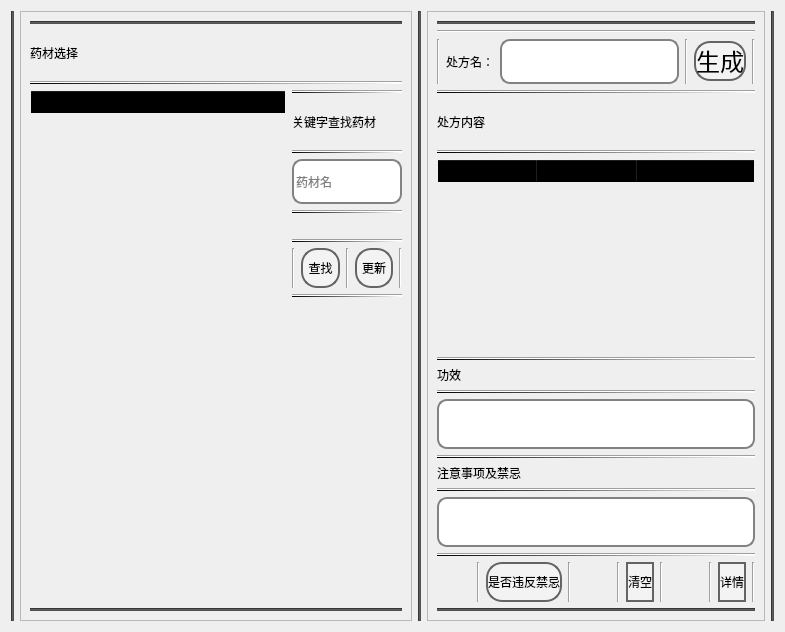
        <widget class="QWidget" name="page">
         <property name="styleSheet">
          <string notr="true">font: 16pt &quot;华文行楷&quot;;</string>
         </property>
         <layout class="QHBoxLayout" name="horizontalLayout_18">
          <item>
           <widget class="Line" name="line_48">
            <property name="styleSheet">
             <string notr="true">background-color: rgb(81, 81, 81);</string>
            </property>
            <property name="orientation">
             <enum>Qt::Vertical</enum>
            </property>
           </widget>
          </item>
          <item>
           <widget class="QFrame" name="frame_6">
            <property name="frameShape">
             <enum>QFrame::StyledPanel</enum>
            </property>
            <property name="frameShadow">
             <enum>QFrame::Raised</enum>
            </property>
            <layout class="QVBoxLayout" name="verticalLayout_12">
             <item>
              <layout class="QVBoxLayout" name="verticalLayout_13">
               <item>
                <widget class="Line" name="line_42">
                 <property name="styleSheet">
                  <string notr="true">background-color: rgb(81, 81, 81);</string>
                 </property>
                 <property name="orientation">
                  <enum>Qt::Horizontal</enum>
                 </property>
                </widget>
               </item>
               <item>
                <widget class="QLabel" name="label_40">
                 <property name="minimumSize">
                  <size>
                   <width>0</width>
                   <height>45</height>
                  </size>
                 </property>
                 <property name="sizeIncrement">
                  <size>
                   <width>0</width>
                   <height>40</height>
                  </size>
                 </property>
                 <property name="styleSheet">
                  <string notr="true">font: 18pt &quot;华文行楷&quot;;</string>
                 </property>
                 <property name="text">
                  <string>药材选择</string>
                 </property>
                </widget>
               </item>
               <item>
                <widget class="Line" name="line_43">
                 <property name="styleSheet">
                  <string notr="true">background-color: qlineargradient(spread:pad, x1:0, y1:0, x2:1, y2:0, stop:0 rgba(0, 0, 0, 255), stop:1 rgba(255, 255, 255, 255));</string>
                 </property>
                 <property name="orientation">
                  <enum>Qt::Horizontal</enum>
                 </property>
                </widget>
               </item>
               <item>
                <layout class="QHBoxLayout" name="horizontalLayout_15">
                 <item>
                  <widget class="QTableWidget" name="tableWidget_8">
                   <property name="styleSheet">
                    <string notr="true">background-color: transparent;
selection-color: rgb(79, 80, 97);
selection-background-color:rgba(0, 0, 0, 100);;
border-color: transparent;
font: 16pt &quot;华文行楷&quot;;</string>
                   </property>
                   <attribute name="horizontalHeaderStretchLastSection">
                    <bool>true</bool>
                   </attribute>
                   <column>
                    <property name="text">
                     <string>药材</string>
                    </property>
                   </column>
                  </widget>
                 </item>
                 <item>
                  <layout class="QVBoxLayout" name="verticalLayout_14">
                   <item>
                    <widget class="Line" name="line_32">
                     <property name="styleSheet">
                      <string notr="true">background-color: qlineargradient(spread:pad, x1:0, y1:0, x2:1, y2:0, stop:0 rgba(0, 0, 0, 255), stop:1 rgba(255, 255, 255, 255));</string>
                     </property>
                     <property name="orientation">
                      <enum>Qt::Horizontal</enum>
                     </property>
                    </widget>
                   </item>
                   <item>
                    <widget class="QLabel" name="label_41">
                     <property name="minimumSize">
                      <size>
                       <width>0</width>
                       <height>45</height>
                      </size>
                     </property>
                     <property name="styleSheet">
                      <string notr="true">font: 18pt &quot;华文行楷&quot;;</string>
                     </property>
                     <property name="text">
                      <string>关键字查找药材</string>
                     </property>
                    </widget>
                   </item>
                   <item>
                    <widget class="Line" name="line_64">
                     <property name="styleSheet">
                      <string notr="true">background-color: qlineargradient(spread:pad, x1:0, y1:0, x2:1, y2:0, stop:0 rgba(0, 0, 0, 255), stop:1 rgba(255, 255, 255, 255));</string>
                     </property>
                     <property name="orientation">
                      <enum>Qt::Horizontal</enum>
                     </property>
                    </widget>
                   </item>
                   <item>
                    <widget class="QLineEdit" name="lineEdit_29">
                     <property name="minimumSize">
                      <size>
                       <width>0</width>
                       <height>45</height>
                      </size>
                     </property>
                     <property name="styleSheet">
                      <string notr="true">QLineEdit {
    border: 2px solid rgb(130,130,130); /* 设置初始边框为浅白色 */
    border-radius: 10px; /* 设置圆角半径为10px，可根据需要调整 */
}

QLineEdit:hover {
    border: 4px solid #606060; /* 鼠标悬停时边框变粗且变为浅黑色 */
}</string>
                     </property>
                     <property name="placeholderText">
                      <string>药材名</string>
                     </property>
                    </widget>
                   </item>
                   <item>
                    <widget class="Line" name="line_34">
                     <property name="styleSheet">
                      <string notr="true">background-color: qlineargradient(spread:pad, x1:0, y1:0, x2:1, y2:0, stop:0 rgba(0, 0, 0, 255), stop:1 rgba(255, 255, 255, 255));</string>
                     </property>
                     <property name="orientation">
                      <enum>Qt::Horizontal</enum>
                     </property>
                    </widget>
                   </item>
                   <item>
                    <spacer name="verticalSpacer_2">
                     <property name="orientation">
                      <enum>Qt::Vertical</enum>
                     </property>
                     <property name="sizeType">
                      <enum>QSizePolicy::Fixed</enum>
                     </property>
                     <property name="sizeHint" stdset="0">
                      <size>
                       <width>20</width>
                       <height>20</height>
                      </size>
                     </property>
                    </spacer>
                   </item>
                   <item>
                    <widget class="Line" name="line_35">
                     <property name="styleSheet">
                      <string notr="true">background-color: qlineargradient(spread:pad, x1:0, y1:0, x2:1, y2:0, stop:0 rgba(0, 0, 0, 255), stop:1 rgba(255, 255, 255, 255));</string>
                     </property>
                     <property name="orientation">
                      <enum>Qt::Horizontal</enum>
                     </property>
                    </widget>
                   </item>
                   <item>
                    <layout class="QHBoxLayout" name="horizontalLayout_16">
                     <item>
                      <widget class="Line" name="line_50">
                       <property name="orientation">
                        <enum>Qt::Vertical</enum>
                       </property>
                      </widget>
                     </item>
                     <item>
                      <widget class="QPushButton" name="btn_seek_3">
                       <property name="minimumSize">
                        <size>
                         <width>0</width>
                         <height>40</height>
                        </size>
                       </property>
                       <property name="styleSheet">
                        <string notr="true">QPushButton{
    font: 18pt &quot;华文行楷&quot;;
    background: rgba(255, 255, 255, 60);
    color: black;
    border-radius: 16px;
    font-family: 华文行楷;
    border: 2px solid rgb(100,100,100); /* 新增代码 */
}

QPushButton:hover{                    
    background: rgba(0, 0, 0, 100);
}

QPushButton:pressed{
    background: darkgray;
}</string>
                       </property>
                       <property name="text">
                        <string>查找</string>
                       </property>
                      </widget>
                     </item>
                     <item>
                      <widget class="Line" name="line_51">
                       <property name="orientation">
                        <enum>Qt::Vertical</enum>
                       </property>
                      </widget>
                     </item>
                     <item>
                      <widget class="QPushButton" name="btn_update_2">
                       <property name="minimumSize">
                        <size>
                         <width>0</width>
                         <height>40</height>
                        </size>
                       </property>
                       <property name="styleSheet">
                        <string notr="true">QPushButton{
    font: 18pt &quot;华文行楷&quot;;
    background: rgba(255, 255, 255, 60);
    color: black;
    border-radius: 16px;
    font-family: 华文行楷;
    border: 2px solid rgb(100,100,100); /* 新增代码 */
}

QPushButton:hover{                    
    background: rgba(0, 0, 0, 100);
}

QPushButton:pressed{
    background: darkgray;
}</string>
                       </property>
                       <property name="text">
                        <string>更新</string>
                       </property>
                      </widget>
                     </item>
                     <item>
                      <widget class="Line" name="line_52">
                       <property name="orientation">
                        <enum>Qt::Vertical</enum>
                       </property>
                      </widget>
                     </item>
                    </layout>
                   </item>
                   <item>
                    <widget class="Line" name="line_36">
                     <property name="styleSheet">
                      <string notr="true">background-color: qlineargradient(spread:pad, x1:0, y1:0, x2:1, y2:0, stop:0 rgba(0, 0, 0, 255), stop:1 rgba(255, 255, 255, 255));</string>
                     </property>
                     <property name="orientation">
                      <enum>Qt::Horizontal</enum>
                     </property>
                    </widget>
                   </item>
                   <item>
                    <spacer name="verticalSpacer_5">
                     <property name="orientation">
                      <enum>Qt::Vertical</enum>
                     </property>
                     <property name="sizeHint" stdset="0">
                      <size>
                       <width>20</width>
                       <height>40</height>
                      </size>
                     </property>
                    </spacer>
                   </item>
                  </layout>
                 </item>
                </layout>
               </item>
              </layout>
             </item>
             <item>
              <widget class="Line" name="line_10">
               <property name="styleSheet">
                <string notr="true">background-color: rgb(81, 81, 81);</string>
               </property>
               <property name="orientation">
                <enum>Qt::Horizontal</enum>
               </property>
              </widget>
             </item>
            </layout>
           </widget>
          </item>
          <item>
           <widget class="Line" name="line_47">
            <property name="styleSheet">
             <string notr="true">background-color: rgb(81, 81, 81);</string>
            </property>
            <property name="orientation">
             <enum>Qt::Vertical</enum>
            </property>
           </widget>
          </item>
          <item>
           <widget class="QFrame" name="frame_5">
            <property name="frameShape">
             <enum>QFrame::StyledPanel</enum>
            </property>
            <property name="frameShadow">
             <enum>QFrame::Raised</enum>
            </property>
            <layout class="QVBoxLayout" name="verticalLayout_10">
             <item>
              <widget class="Line" name="line_53">
               <property name="styleSheet">
                <string notr="true">background-color: rgb(81, 81, 81);</string>
               </property>
               <property name="orientation">
                <enum>Qt::Horizontal</enum>
               </property>
              </widget>
             </item>
             <item>
              <widget class="Line" name="line_44">
               <property name="orientation">
                <enum>Qt::Horizontal</enum>
               </property>
              </widget>
             </item>
             <item>
              <layout class="QVBoxLayout" name="verticalLayout_11">
               <item>
                <layout class="QHBoxLayout" name="horizontalLayout_14">
                 <item>
                  <widget class="Line" name="line_56">
                   <property name="orientation">
                    <enum>Qt::Vertical</enum>
                   </property>
                  </widget>
                 </item>
                 <item>
                  <widget class="QLabel" name="label_39">
                   <property name="minimumSize">
                    <size>
                     <width>0</width>
                     <height>40</height>
                    </size>
                   </property>
                   <property name="styleSheet">
                    <string notr="true">font: 18pt &quot;华文行楷&quot;;</string>
                   </property>
                   <property name="text">
                    <string>处方名：</string>
                   </property>
                  </widget>
                 </item>
                 <item>
                  <widget class="QLineEdit" name="lineEdit_28">
                   <property name="minimumSize">
                    <size>
                     <width>0</width>
                     <height>45</height>
                    </size>
                   </property>
                   <property name="styleSheet">
                    <string notr="true">QLineEdit {
    border: 2px solid rgb(130,130,130); /* 设置初始边框为浅白色 */
    border-radius: 10px; /* 设置圆角半径为10px，可根据需要调整 */
}

QLineEdit:hover {
    border: 4px solid #606060; /* 鼠标悬停时边框变粗且变为浅黑色 */
}</string>
                   </property>
                  </widget>
                 </item>
                 <item>
                  <widget class="Line" name="line_57">
                   <property name="orientation">
                    <enum>Qt::Vertical</enum>
                   </property>
                  </widget>
                 </item>
                 <item>
                  <widget class="QPushButton" name="btn_create_2">
                   <property name="minimumSize">
                    <size>
                     <width>0</width>
                     <height>40</height>
                    </size>
                   </property>
                   <property name="font">
                    <font>
                     <family>华文行楷</family>
                     <pointsize>18</pointsize>
                     <weight>50</weight>
                     <italic>false</italic>
                     <bold>false</bold>
                    </font>
                   </property>
                   <property name="styleSheet">
                    <string notr="true">QPushButton{
    font: 18pt &quot;华文行楷&quot;;
    background: rgba(255, 255, 255, 60);
    color: black;
    border-radius: 16px;
    font-family: 华文行楷;
    border: 2px solid rgb(100,100,100); /* 新增代码 */
}

QPushButton:hover{                    
    background: rgba(0, 0, 0, 100);
}

QPushButton:pressed{
    background: darkgray;
}</string>
                   </property>
                   <property name="text">
                    <string>生成</string>
                   </property>
                  </widget>
                 </item>
                 <item>
                  <widget class="Line" name="line_58">
                   <property name="orientation">
                    <enum>Qt::Vertical</enum>
                   </property>
                  </widget>
                 </item>
                </layout>
               </item>
               <item>
                <widget class="Line" name="line_45">
                 <property name="styleSheet">
                  <string notr="true">background-color: qlineargradient(spread:pad, x1:0, y1:0, x2:1, y2:0, stop:0 rgba(0, 0, 0, 255), stop:1 rgba(255, 255, 255, 255));</string>
                 </property>
                 <property name="orientation">
                  <enum>Qt::Horizontal</enum>
                 </property>
                </widget>
               </item>
               <item>
                <layout class="QHBoxLayout" name="horizontalLayout_5" stretch="5,1">
                 <item>
                  <widget class="QLabel" name="label_38">
                   <property name="minimumSize">
                    <size>
                     <width>0</width>
                     <height>45</height>
                    </size>
                   </property>
                   <property name="styleSheet">
                    <string notr="true">font: 18pt &quot;华文行楷&quot;;</string>
                   </property>
                   <property name="text">
                    <string>处方内容</string>
                   </property>
                  </widget>
                 </item>
                 <item>
                  <widget class="QPushButton" name="btn_add_row">
                   <property name="styleSheet">
                    <string notr="true">QPushButton {
            background-color: transparent;
            border: none;
            color: #555555;
            font-size: 16px;
            padding: 8px 16px;
            border-radius: 20px;
        }
       QPushButton:hover {
            background:rgba(0, 0, 0, 100);
            border: 4px solid #ffffff;
            border-radius: 40px;
        }</string>
                   </property>
                   <property name="text">
                    <string/>
                   </property>
                   <property name="icon">
                    <iconset>
                     <normaloff>C:/Users/Lenovo/.designer/res_img/加.png</normaloff>C:/Users/Lenovo/.designer/res_img/加.png</iconset>
                   </property>
                  </widget>
                 </item>
                </layout>
               </item>
               <item>
                <widget class="Line" name="line_46">
                 <property name="styleSheet">
                  <string notr="true">background-color: qlineargradient(spread:pad, x1:0, y1:0, x2:1, y2:0, stop:0 rgba(0, 0, 0, 255), stop:1 rgba(255, 255, 255, 255));</string>
                 </property>
                 <property name="orientation">
                  <enum>Qt::Horizontal</enum>
                 </property>
                </widget>
               </item>
               <item>
                <widget class="QTableWidget" name="tableWidget">
                 <property name="styleSheet">
                  <string notr="true">background-color: transparent;
selection-color: rgb(79, 80, 97);
selection-background-color:rgba(0, 0, 0, 100);;
border-color: transparent;
font: 16pt &quot;华文行楷&quot;;</string>
                 </property>
                 <attribute name="horizontalHeaderStretchLastSection">
                  <bool>true</bool>
                 </attribute>
                 <column>
                  <property name="text">
                   <string>药材</string>
                  </property>
                 </column>
                 <column>
                  <property name="text">
                   <string>数量</string>
                  </property>
                 </column>
                 <column>
                  <property name="text">
                   <string>操作</string>
                  </property>
                 </column>
                </widget>
               </item>
               <item>
                <widget class="Line" name="line_28">
                 <property name="styleSheet">
                  <string notr="true">background-color: qlineargradient(spread:pad, x1:0, y1:0, x2:1, y2:0, stop:0 rgba(0, 0, 0, 255), stop:1 rgba(255, 255, 255, 255));</string>
                 </property>
                 <property name="orientation">
                  <enum>Qt::Horizontal</enum>
                 </property>
                </widget>
               </item>
               <item>
                <widget class="QLabel" name="label_6">
                 <property name="styleSheet">
                  <string notr="true">font: 18pt &quot;华文行楷&quot;;</string>
                 </property>
                 <property name="text">
                  <string>功效</string>
                 </property>
                </widget>
               </item>
               <item>
                <widget class="Line" name="line_24">
                 <property name="styleSheet">
                  <string notr="true">background-color: qlineargradient(spread:pad, x1:0, y1:0, x2:1, y2:0, stop:0 rgba(0, 0, 0, 255), stop:1 rgba(255, 255, 255, 255));</string>
                 </property>
                 <property name="orientation">
                  <enum>Qt::Horizontal</enum>
                 </property>
                </widget>
               </item>
               <item>
                <widget class="QLineEdit" name="lineEdit">
                 <property name="minimumSize">
                  <size>
                   <width>0</width>
                   <height>50</height>
                  </size>
                 </property>
                 <property name="styleSheet">
                  <string notr="true">QLineEdit {
    border: 2px solid rgb(130,130,130); /* 设置初始边框为浅白色 */
    border-radius: 10px; /* 设置圆角半径为10px，可根据需要调整 */
}

QLineEdit:hover {
    border: 4px solid #606060; /* 鼠标悬停时边框变粗且变为浅黑色 */
}</string>
                 </property>
                </widget>
               </item>
               <item>
                <widget class="Line" name="line_29">
                 <property name="styleSheet">
                  <string notr="true">background-color: qlineargradient(spread:pad, x1:0, y1:0, x2:1, y2:0, stop:0 rgba(0, 0, 0, 255), stop:1 rgba(255, 255, 255, 255));</string>
                 </property>
                 <property name="orientation">
                  <enum>Qt::Horizontal</enum>
                 </property>
                </widget>
               </item>
               <item>
                <widget class="QLabel" name="label_7">
                 <property name="styleSheet">
                  <string notr="true">font: 18pt &quot;华文行楷&quot;;</string>
                 </property>
                 <property name="text">
                  <string>注意事项及禁忌</string>
                 </property>
                </widget>
               </item>
               <item>
                <widget class="Line" name="line_30">
                 <property name="styleSheet">
                  <string notr="true">background-color: qlineargradient(spread:pad, x1:0, y1:0, x2:1, y2:0, stop:0 rgba(0, 0, 0, 255), stop:1 rgba(255, 255, 255, 255));</string>
                 </property>
                 <property name="orientation">
                  <enum>Qt::Horizontal</enum>
                 </property>
                </widget>
               </item>
               <item>
                <widget class="QLineEdit" name="lineEdit_2">
                 <property name="minimumSize">
                  <size>
                   <width>0</width>
                   <height>50</height>
                  </size>
                 </property>
                 <property name="styleSheet">
                  <string notr="true">QLineEdit {
    border: 2px solid rgb(130,130,130); /* 设置初始边框为浅白色 */
    border-radius: 10px; /* 设置圆角半径为10px，可根据需要调整 */
}

QLineEdit:hover {
    border: 4px solid #606060; /* 鼠标悬停时边框变粗且变为浅黑色 */
}</string>
                 </property>
                </widget>
               </item>
               <item>
                <widget class="Line" name="line_31">
                 <property name="styleSheet">
                  <string notr="true">background-color: qlineargradient(spread:pad, x1:0, y1:0, x2:1, y2:0, stop:0 rgba(0, 0, 0, 255), stop:1 rgba(255, 255, 255, 255));</string>
                 </property>
                 <property name="orientation">
                  <enum>Qt::Horizontal</enum>
                 </property>
                </widget>
               </item>
               <item>
                <layout class="QHBoxLayout" name="horizontalLayout_13">
                 <item>
                  <spacer name="horizontalSpacer_10">
                   <property name="orientation">
                    <enum>Qt::Horizontal</enum>
                   </property>
                   <property name="sizeType">
                    <enum>QSizePolicy::Fixed</enum>
                   </property>
                   <property name="sizeHint" stdset="0">
                    <size>
                     <width>40</width>
                     <height>20</height>
                    </size>
                   </property>
                  </spacer>
                 </item>
                 <item>
                  <widget class="Line" name="line_59">
                   <property name="orientation">
                    <enum>Qt::Vertical</enum>
                   </property>
                  </widget>
                 </item>
                 <item>
                  <widget class="QPushButton" name="btn_taboo">
                   <property name="minimumSize">
                    <size>
                     <width>0</width>
                     <height>40</height>
                    </size>
                   </property>
                   <property name="styleSheet">
                    <string notr="true">QPushButton{
    font: 18pt &quot;华文行楷&quot;;
    background: rgba(255, 255, 255, 60);
    color: black;
    border-radius: 16px;
    font-family: 华文行楷;
    border: 2px solid rgb(100,100,100); /* 新增代码 */
}

QPushButton:hover{                    
    background: rgba(0, 0, 0, 100);
}

QPushButton:pressed{
    background: darkgray;
}</string>
                   </property>
                   <property name="text">
                    <string>是否违反禁忌</string>
                   </property>
                  </widget>
                 </item>
                 <item>
                  <widget class="Line" name="line_116">
                   <property name="orientation">
                    <enum>Qt::Vertical</enum>
                   </property>
                  </widget>
                 </item>
                 <item>
                  <spacer name="horizontalSpacer_6">
                   <property name="orientation">
                    <enum>Qt::Horizontal</enum>
                   </property>
                   <property name="sizeHint" stdset="0">
                    <size>
                     <width>40</width>
                     <height>20</height>
                    </size>
                   </property>
                  </spacer>
                 </item>
                 <item>
                  <widget class="Line" name="line_60">
                   <property name="orientation">
                    <enum>Qt::Vertical</enum>
                   </property>
                  </widget>
                 </item>
                 <item>
                  <widget class="QPushButton" name="btn_clear_1">
                   <property name="minimumSize">
                    <size>
                     <width>0</width>
                     <height>40</height>
                    </size>
                   </property>
                   <property name="styleSheet">
                    <string notr="true">QPushButton{
    font: 18pt &quot;华文行楷&quot;;
    background: rgba(255, 255, 255, 60);
    color: black;
    border-radius: 16px;
    font-family: 华文行楷;
    border: 2px solid rgb(100,100,100); /* 新增代码 */
}

QPushButton:hover{                    
    background: rgba(0, 0, 0, 100);
}

QPushButton:pressed{
    background: darkgray;
}</string>
                   </property>
                   <property name="text">
                    <string>清空</string>
                   </property>
                  </widget>
                 </item>
                 <item>
                  <widget class="Line" name="line_61">
                   <property name="orientation">
                    <enum>Qt::Vertical</enum>
                   </property>
                  </widget>
                 </item>
                 <item>
                  <spacer name="horizontalSpacer_16">
                   <property name="orientation">
                    <enum>Qt::Horizontal</enum>
                   </property>
                   <property name="sizeType">
                    <enum>QSizePolicy::Fixed</enum>
                   </property>
                   <property name="sizeHint" stdset="0">
                    <size>
                     <width>40</width>
                     <height>20</height>
                    </size>
                   </property>
                  </spacer>
                 </item>
                 <item>
                  <widget class="Line" name="line_62">
                   <property name="orientation">
                    <enum>Qt::Vertical</enum>
                   </property>
                  </widget>
                 </item>
                 <item>
                  <widget class="QPushButton" name="btn_create_3">
                   <property name="minimumSize">
                    <size>
                     <width>0</width>
                     <height>40</height>
                    </size>
                   </property>
                   <property name="styleSheet">
                    <string notr="true">QPushButton{
    font: 18pt &quot;华文行楷&quot;;
    background: rgba(255, 255, 255, 60);
    color: black;
    border-radius: 16px;
    font-family: 华文行楷;
    border: 2px solid rgb(100,100,100); /* 新增代码 */
}

QPushButton:hover{                    
    background: rgba(0, 0, 0, 100);
}

QPushButton:pressed{
    background: darkgray;
}</string>
                   </property>
                   <property name="text">
                    <string>详情</string>
                   </property>
                  </widget>
                 </item>
                 <item>
                  <widget class="Line" name="line_63">
                   <property name="orientation">
                    <enum>Qt::Vertical</enum>
                   </property>
                  </widget>
                 </item>
                </layout>
               </item>
               <item>
                <widget class="Line" name="line_117">
                 <property name="styleSheet">
                  <string notr="true">background-color: rgb(81, 81, 81);</string>
                 </property>
                 <property name="orientation">
                  <enum>Qt::Horizontal</enum>
                 </property>
                </widget>
               </item>
              </layout>
             </item>
            </layout>
           </widget>
          </item>
          <item>
           <widget class="Line" name="line_49">
            <property name="styleSheet">
             <string notr="true">background-color: rgb(81, 81, 81);</string>
            </property>
            <property name="orientation">
             <enum>Qt::Vertical</enum>
            </property>
           </widget>
          </item>
         </layout>
        </widget>
